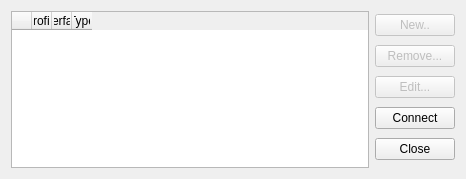
<?xml version="1.0" encoding="UTF-8"?>
<ui version="4.0">
 <class>Profiles</class>
 <widget class="QDialog" name="Profiles">
  <property name="geometry">
   <rect>
    <x>0</x>
    <y>0</y>
    <width>466</width>
    <height>179</height>
   </rect>
  </property>
  <property name="windowTitle">
   <string>Dialog</string>
  </property>
  <layout class="QHBoxLayout" name="horizontalLayout">
   <item>
    <widget class="QTableWidget" name="profiles">
     <property name="editTriggers">
      <set>QAbstractItemView::NoEditTriggers</set>
     </property>
     <property name="alternatingRowColors">
      <bool>true</bool>
     </property>
     <property name="selectionBehavior">
      <enum>QAbstractItemView::SelectRows</enum>
     </property>
     <property name="iconSize">
      <size>
       <width>16</width>
       <height>16</height>
      </size>
     </property>
     <property name="showGrid">
      <bool>false</bool>
     </property>
     <property name="gridStyle">
      <enum>Qt::NoPen</enum>
     </property>
     <property name="sortingEnabled">
      <bool>true</bool>
     </property>
     <property name="cornerButtonEnabled">
      <bool>false</bool>
     </property>
     <attribute name="horizontalHeaderVisible">
      <bool>true</bool>
     </attribute>
     <attribute name="horizontalHeaderDefaultSectionSize">
      <number>10</number>
     </attribute>
     <attribute name="verticalHeaderVisible">
      <bool>false</bool>
     </attribute>
     <attribute name="verticalHeaderShowSortIndicator" stdset="0">
      <bool>true</bool>
     </attribute>
     <attribute name="verticalHeaderVisible">
      <bool>false</bool>
     </attribute>
     <attribute name="horizontalHeaderVisible">
      <bool>true</bool>
     </attribute>
     <attribute name="verticalHeaderShowSortIndicator" stdset="0">
      <bool>true</bool>
     </attribute>
     <attribute name="horizontalHeaderDefaultSectionSize">
      <number>10</number>
     </attribute>
     <column>
      <property name="text">
       <string/>
      </property>
     </column>
     <column>
      <property name="text">
       <string>Profile</string>
      </property>
     </column>
     <column>
      <property name="text">
       <string>Interface</string>
      </property>
     </column>
     <column>
      <property name="text">
       <string>Type</string>
      </property>
     </column>
    </widget>
   </item>
   <item>
    <layout class="QVBoxLayout" name="verticalLayout">
     <item>
      <widget class="QPushButton" name="newProfile">
       <property name="enabled">
        <bool>false</bool>
       </property>
       <property name="text">
        <string>New..</string>
       </property>
      </widget>
     </item>
     <item>
      <widget class="QPushButton" name="removeProfile">
       <property name="enabled">
        <bool>false</bool>
       </property>
       <property name="text">
        <string>Remove...</string>
       </property>
      </widget>
     </item>
     <item>
      <widget class="QPushButton" name="editProfile">
       <property name="enabled">
        <bool>false</bool>
       </property>
       <property name="text">
        <string>Edit...</string>
       </property>
      </widget>
     </item>
     <item>
      <widget class="QPushButton" name="activateProfile">
       <property name="text">
        <string>Connect</string>
       </property>
      </widget>
     </item>
     <item>
      <widget class="QPushButton" name="close">
       <property name="text">
        <string>Close</string>
       </property>
      </widget>
     </item>
    </layout>
   </item>
  </layout>
 </widget>
 <resources/>
 <connections/>
</ui>
